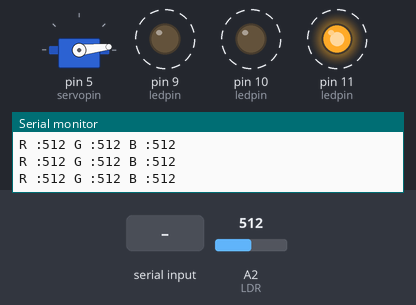
Bench run of a sketch on a simulated Arduino Uno, built with avr-gcc and run on an emulated ATmega328P. On the bench: servo, output pins drawn as LEDs (lit = HIGH), the last lines printed to the serial monitor. Dashed ring = blinking. The inputs (shaded band) are chosen by the test bench; at power-on: A2 (LDR) = 512. At 27.1 s the program stops and its outputs stay as they are.

Above: at 4.7 s.
4.8 s: "90,45\n" received over Serial
At 13.0 s:
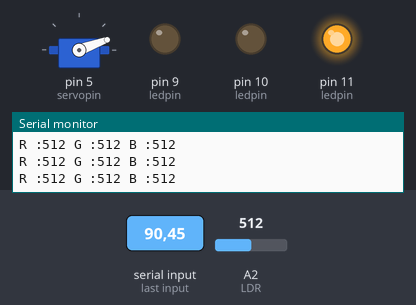
27.1 s: "1\n" received over Serial
At 27.1 s:
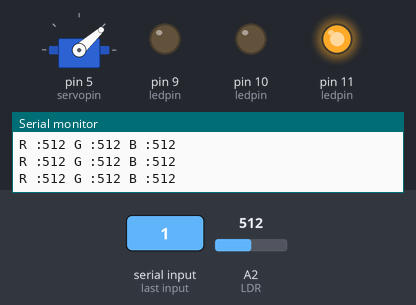
Timing chart, 0 to 28.6 s (numbered marks = the images above; inputs shaded):
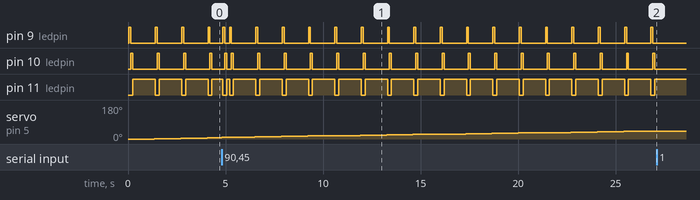

The sketch:

MANCAL.ino
```cpp
//Manual Calibration Code ;
#define LDR A2
#include <Servo.h>
int a = 0;
int i = 0;
Servo servo1;
int servopin = 5;
int ledpin[] = {9, 10, 11};
int rgb[] = {0, 0, 0};
int white[] = {0, 0, 0};
int input = 0;


void setup() {
  // put your setup code here, to run once:
  pinMode(9, OUTPUT);
  pinMode(10, OUTPUT);
  pinMode(11, OUTPUT);
  pinMode(LDR, INPUT);
  pinMode(7, INPUT_PULLUP);
  servo1.attach(servopin);
  Serial.begin(9600);
  Serial.println("Press 1 to end the calibration");


}

void loop() {
  //press the button to manual calibrate.

  // put your main code here, to run repeatedly:
  servo1.write(i);
  delay(50);
  ColorDetection();

  input = Serial.parseInt();
  while (input == 1)
  {
    exit(0);
  }
  i = i + 2;
}
void ColorDetection()
{

  digitalWrite(9, HIGH);
  digitalWrite(10, LOW);
  digitalWrite(11, LOW);
  white[0] = analogRead(LDR);

  delay(100);
  digitalWrite(10, HIGH);
  digitalWrite(9, LOW);
  digitalWrite(11, LOW);
  white[1] = analogRead(LDR);

  delay(100);
  digitalWrite(11, HIGH);
  digitalWrite(9, LOW);
  digitalWrite(10, LOW);
  white[2] = analogRead(LDR);

  if (abs(white[0] - white[1]) < 40 && abs(white[1] - white[2]) < 40 && abs(white[2] - white[0]))
  {
    Serial.println("WHITE");
  }
  else if (white[1] > white[2] && white[2] > white[0]) //gbr
  {
    Serial.println("BLUE");
  }
  else if (white[1] > white[0] && white[0] > white[2] ) //grb
  {
    Serial.println("GREEN");
  }
  else if (white[2] < white[0] && white[0] < white[1])
  {
    Serial.println("RED");
  }


  Serial.println("R :" + (String)white[0] + " G :" + (String)white[1] + " B :" + (String)white[2]);
  delay(100);


}
```

Measured:
- after the input at 27.1 s, pin 9 (ledpin): stays LOW (without the input it goes to HIGH after 1.1 s); pin 10 (ledpin): stays LOW (without the input it goes to HIGH after 1.2 s); pin 11 (ledpin): stays HIGH (without the input it goes to LOW after 1.1 s); servo on pin 5 (servopin): stays 42° (without the input it goes to 44° after 1.0 s)
